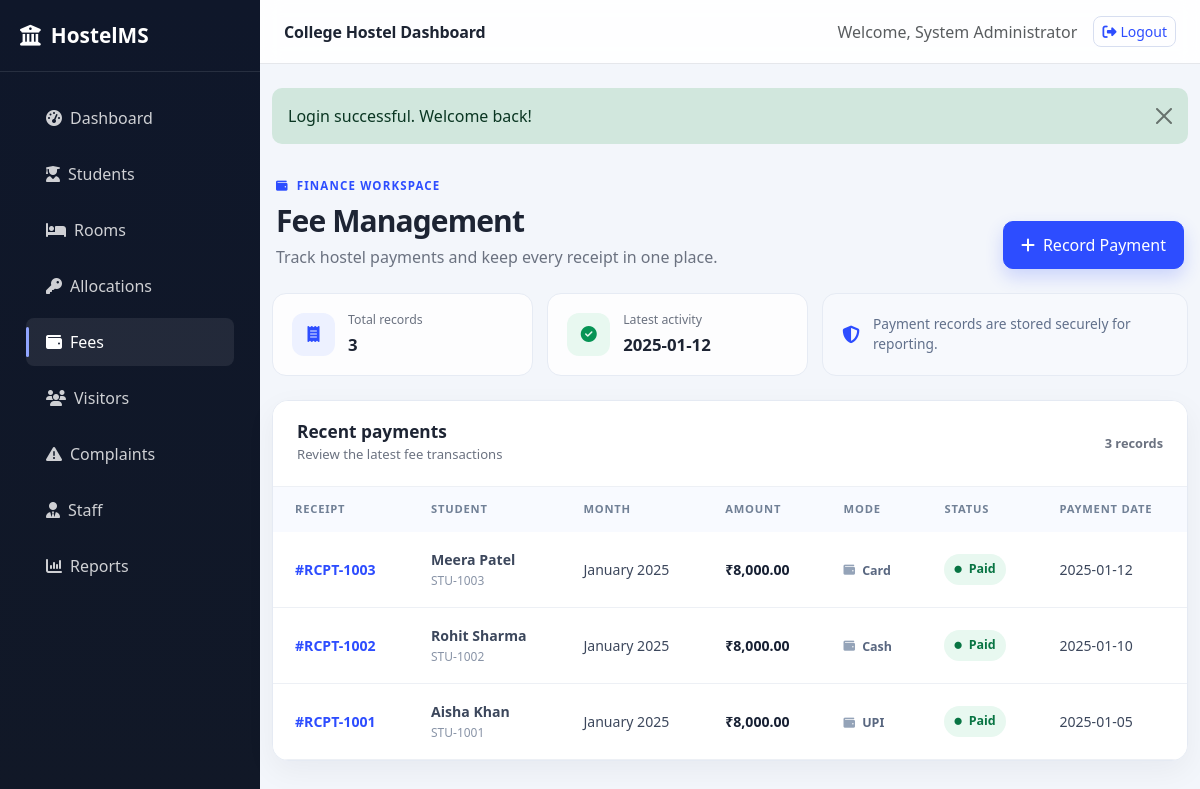
The page /payments.php (signed in) on the database its author committed.
### tables this page shows
CREATE TABLE payments (
    id INT AUTO_INCREMENT PRIMARY KEY,
    student_id INT NOT NULL,
    amount DECIMAL(10,2) NOT NULL,
    payment_month VARCHAR(20) NOT NULL,
    payment_date DATE NOT NULL,
    mode ENUM('Cash','Card','UPI','Bank Transfer') NOT NULL,
    receipt_number VARCHAR(50) NOT NULL UNIQUE,
    status ENUM('Paid','Due') DEFAULT 'Paid',
    FOREIGN KEY (student_id) REFERENCES students(id) ON DELETE CASCADE
);

CREATE TABLE students (
    id INT AUTO_INCREMENT PRIMARY KEY,
    student_id VARCHAR(30) NOT NULL UNIQUE,
    full_name VARCHAR(100) NOT NULL,
    gender ENUM('Male','Female','Other') NOT NULL,
    dob DATE NOT NULL,
    phone VARCHAR(20) NOT NULL,
    email VARCHAR(100) NOT NULL,
    address TEXT NOT NULL,
    guardian_name VARCHAR(100) NOT NULL,
    guardian_contact VARCHAR(20) NOT NULL,
    admission_date DATE NOT NULL,
    photo VARCHAR(255) DEFAULT NULL,
    created_at TIMESTAMP DEFAULT CURRENT_TIMESTAMP
);

### config.php (called while the page is built, shortened)
<?php
$host = getenv('HOSTEL_DB_HOST') ?: 'localhost';
$user = getenv('HOSTEL_DB_USER') ?: 'root';
$pass = getenv('HOSTEL_DB_PASS') ?: '';
$dbname = getenv('HOSTEL_DB_NAME') ?: 'hostel_management';
$conn = new mysqli($host, $user, $pass, $dbname);
function getFlash() {
    $flash = $_SESSION['flash'];
    return $flash;
}
function formatCurrency($amount) {
    return '₹' . number_format((float)$amount, 2);
}
function getAdminName() {
    global $conn;
    $stmt = $conn->prepare('SELECT full_name FROM admins WHERE id = ?');
    $stmt->bind_param('i', $_SESSION['admin_id']);
    $stmt->execute();
    $result = $stmt->get_result();
    $admin = $result->fetch_assoc();
    return $admin ? $admin['full_name'] : 'Admin';
}

### payments.php (the view, shortened to what this page needs)
<?php
require_once __DIR__ . '/config.php';
$payments = $conn->query('SELECT p.*, s.full_name, s.student_id FROM payments p JOIN students s ON s.id = p.student_id ORDER BY p.id DESC')->fetch_all(MYSQLI_ASSOC);
$flash = getFlash();
?>
<!DOCTYPE html>
<html lang="en">
<head>
    <link href="https://cdn.jsdelivr.net/npm/bootstrap@5.3.3/dist/css/bootstrap.min.css" rel="stylesheet">
    <link rel="stylesheet" href="https://cdnjs.cloudflare.com/ajax/libs/font-awesome/6.5.2/css/all.min.css">
    <link rel="stylesheet" href="assets/css/style.css">
</head>
<body>
    <?php include __DIR__ . '/includes/sidebar.php'; ?>
    <main class="main-content">
        <?php include __DIR__ . '/includes/navbar.php'; ?>
        <div class="container-fluid py-4 payments-page">
            <?php if ($flash): ?><div class="alert alert-<?= $flash['type'] === 'success' ? 'success' : 'danger' ?> alert-dismissible fade show"><?= htmlspecialchars($flash['message']) ?><button type="button" class="btn-close" data-bs-dismiss="alert"></button></div><?php endif; ?>
            <div class="payments-heading mb-4">
                <div>
                    <span class="eyebrow"><i class="fa-solid fa-wallet me-2"></i>Finance workspace</span>
                    <h1>Fee Management</h1>
                    <p class="mb-0">Track hostel payments and keep every receipt in one place.</p>
                </div>
                <button class="btn btn-primary record-payment-btn" data-bs-toggle="modal" data-bs-target="#addPaymentModal"><i class="fa-solid fa-plus me-2"></i>Record Payment</button>
            </div>
            <div class="payment-summary mb-4">
                <div class="summary-item"><span class="summary-icon"><i class="fa-solid fa-receipt"></i></span><div><small>Total records</small><strong><?= count($payments) ?></strong></div></div>
                <div class="summary-item"><span class="summary-icon summary-icon-green"><i class="fa-solid fa-circle-check"></i></span><div><small>Latest activity</small><strong><?= !empty($payments) ? htmlspecialchars($payments[0]['payment_date']) : 'No payments' ?></strong></div></div>
                <div class="summary-note"><i class="fa-solid fa-shield-halved"></i><span>Payment records are stored securely for reporting.</span></div>
            </div>
            <div class="card payments-table-card">
                <div class="card-header">
                    <div><h2>Recent payments</h2><p>Review the latest fee transactions</p></div>
                    <span class="record-count"><?= count($payments) ?> records</span>
                </div>
                <div class="card-body p-0">
                    <div class="table-responsive">
                        <table class="table payments-table mb-0 align-middle">
                            <thead><tr><th>Receipt</th><th>Student</th><th>Month</th><th>Amount</th><th>Mode</th><th>Status</th><th>Payment Date</th></tr></thead>
                            <tbody>
                                <?php foreach ($payments as $payment): ?>
                                    <tr>
                                        <td><span class="receipt-number">#<?= htmlspecialchars($payment['receipt_number']) ?></span></td>
                                        <td><strong><?= htmlspecialchars($payment['full_name']) ?></strong><small class="student-id d-block"><?= htmlspecialchars($payment['student_id']) ?></small></td>
                                        <td><?= htmlspecialchars($payment['payment_month']) ?></td>
                                        <td><strong class="amount-value"><?= formatCurrency($payment['amount']) ?></strong></td>
                                        <td><span class="mode-pill"><i class="fa-solid fa-wallet"></i><?= htmlspecialchars($payment['mode']) ?></span></td>
                                        <td><span class="status-pill status-<?= strtolower(htmlspecialchars($payment['status'])) ?>"><i class="fa-solid fa-circle"></i><?= htmlspecialchars($payment['status']) ?></span></td>
                                        <td><?= htmlspecialchars($payment['payment_date']) ?></td>
                                    </tr>
                                <?php endforeach; ?>
                            </tbody>
                        </table>
                    </div>
                </div>
            </div>
        </div>
    </main>
</body>
</html>

### includes/navbar.php (shortened to what this page needs)
<nav class="top-navbar">
    <div class="container-fluid d-flex justify-content-between align-items-center py-3 px-4">
        <div>
            <span class="fw-bold text-primary">College Hostel Dashboard</span>
        </div>
        <div class="d-flex align-items-center gap-3">
            <span class="text-muted">Welcome, <?= htmlspecialchars(getAdminName()) ?></span>
            <a href="logout.php" class="btn btn-outline-primary btn-sm">
                <i class="fa-solid fa-right-from-bracket me-1"></i>Logout
            </a>
        </div>
    </div>
</nav>
        <?php include __DIR__ . '/sidebar.php'; ?>

### assets/css/style.css (style rules this page uses)
:root { --primary: #2d4dff; --primary-dark: #1e3ad8; --secondary: #f4f7ff; --text: #1d2433; --muted: #6b7280; --success: #12b76a; --warning: #f59e0b; --danger: #ef4444; --light: #f8fafc; --border: #e5e7eb; }
* { box-sizing: border-box; }
body { font-family: 'Segoe UI', Tahoma, sans-serif; background: #f3f6fb; color: var(--text); line-height: 1.5; }
.main-content { margin-left: 260px; min-height: 100vh; }
.top-navbar { background: rgba(255,255,255,0.9); backdrop-filter: blur(10px); border-bottom: 1px solid var(--border); position: sticky; top: 0; z-index: 1000; }
.top-navbar .text-primary { color: var(--text) !important; letter-spacing: -0.01em; }
.top-navbar .btn-outline-primary { border-color: #d7def0; color: var(--primary); border-radius: 8px; }
.card { border-color: #e5eaf3; border-radius: 14px; }
.card-header { color: var(--text); }
.table > :not(caption) > * > * { border-bottom-color: #edf0f5; }
.table thead th { font-weight: 700; }
.alert { border: 0; border-radius: 10px; }
.table th, .table td { vertical-align: middle; }
.btn-primary { background: var(--primary); border-color: var(--primary); }
.payments-page { max-width: 1500px; }
.payments-heading { display: flex; align-items: end; justify-content: space-between; gap: 24px; padding: 12px 4px 0; }
.payments-heading h1 { margin: 7px 0 6px; font-size: clamp(1.7rem, 2.5vw, 2.25rem); letter-spacing: -0.03em; font-weight: 800; }
.payments-heading p { color: var(--muted); }
.eyebrow { color: var(--primary); font-size: 0.72rem; font-weight: 800; letter-spacing: 0.1em; text-transform: uppercase; }
.record-payment-btn { border-radius: 10px; padding: 11px 17px; box-shadow: 0 8px 18px rgba(45, 77, 255, 0.2); white-space: nowrap; }
.payment-summary { display: grid; grid-template-columns: repeat(2, minmax(0, 1fr)) minmax(260px, 1.4fr); gap: 14px; }
.summary-item, .summary-note { min-height: 82px; display: flex; align-items: center; gap: 13px; padding: 17px 19px; border: 1px solid #e6ebf4; border-radius: 14px; background: rgba(255, 255, 255, 0.82); }
.summary-icon { width: 43px; height: 43px; display: grid; place-items: center; border-radius: 12px; color: var(--primary); background: #edf1ff; }
.summary-icon-green { color: #079455; background: #e8f8f0; }
.summary-item small { display: block; color: var(--muted); font-size: 0.77rem; margin-bottom: 3px; }
.summary-item strong { font-size: 1.05rem; }
.summary-note { color: #61708b; font-size: 0.86rem; background: #f7f9fd; }
.summary-note i { color: var(--primary); font-size: 1.1rem; }
.payments-table-card { overflow: hidden; border: 1px solid #e5eaf3; border-radius: 16px; box-shadow: 0 10px 30px rgba(15, 23, 42, 0.05); }
.payments-table-card .card-header { display: flex; align-items: center; justify-content: space-between; padding: 21px 24px; background: #fff; border-bottom: 1px solid #edf0f5; }
.payments-table-card h2 { margin: 0 0 3px; font-size: 1.08rem; font-weight: 750; }
.payments-table-card .card-header p { margin: 0; color: var(--muted); font-size: 0.82rem; }
.record-count { color: var(--muted); font-size: 0.8rem; font-weight: 600; }
.payments-table thead th { padding: 14px 22px; color: #718096; background: #f8faff; border: 0; font-size: 0.7rem; letter-spacing: 0.07em; text-transform: uppercase; white-space: nowrap; }
.payments-table tbody td { padding: 17px 22px; border-color: #edf0f5; color: #3c475c; font-size: 0.88rem; white-space: nowrap; }
.payments-table tbody tr { transition: background 0.18s ease; }
.receipt-number { color: var(--primary); font-weight: 700; }
.student-id { color: #8994a7; font-size: 0.75rem; margin-top: 2px; }
.amount-value { color: #172033; }
.mode-pill, .status-pill { display: inline-flex; align-items: center; gap: 7px; font-size: 0.78rem; font-weight: 600; }
.mode-pill { color: #596780; }
.mode-pill i { color: #94a3b8; font-size: 0.72rem; }
.status-pill { padding: 6px 10px; border-radius: 20px; }
.status-pill i { font-size: 0.45rem; }
.status-paid { color: #087443; background: #e8f8f0; }

### rows shown on the page
payments: payment_date "2025-01-12", receipt_number "RCPT-1003", student.full_name "Meera Patel", student.student_id "STU-1003", payment_month "January 2025", amount "₹8,000.00", mode "Card", status "Paid"
payments: receipt_number "RCPT-1002", student.full_name "Rohit Sharma", student.student_id "STU-1002", payment_month "January 2025", amount "₹8,000.00", mode "Cash", status "Paid", payment_date "2025-01-10"
payments: receipt_number "RCPT-1001", student.full_name "Aisha Khan", student.student_id "STU-1001", payment_month "January 2025", amount "₹8,000.00", mode "UPI", status "Paid", payment_date "2025-01-05"

### other values the page prints
getAdminName() "System Administrator"
$flash['message'] "Login successful. Welcome back!"
count($payments) "3"
